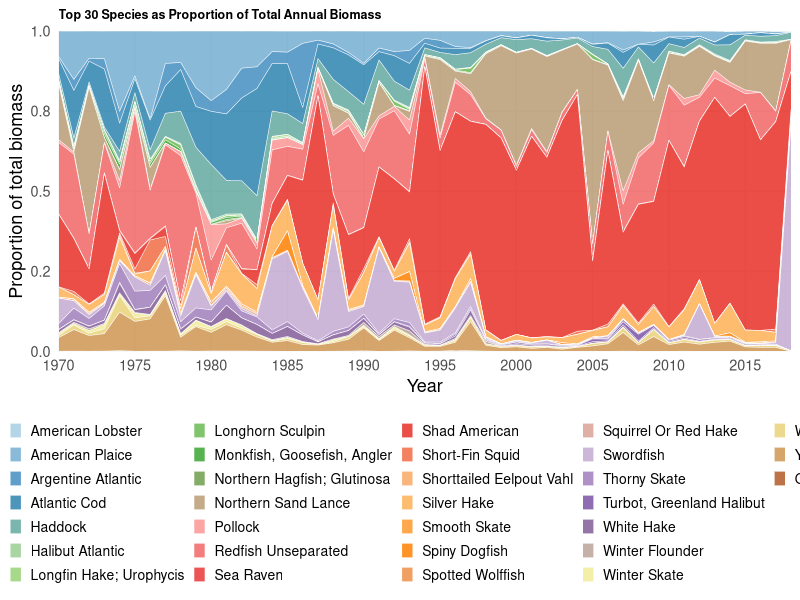
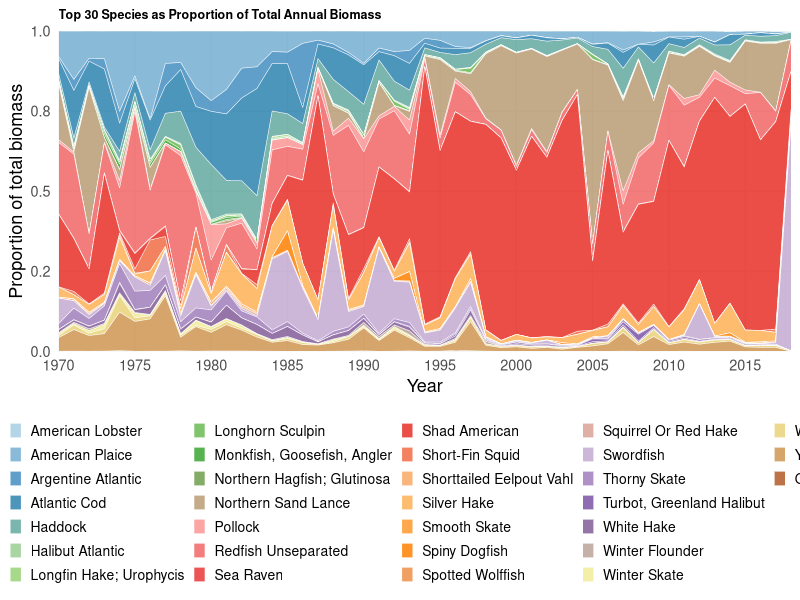

Generate these figures, in order, with R:
library(tidyverse)

# ----------------------------
# 1. Load and clean data
# ----------------------------
biomass_aj <- read.csv("Biomass_Qadjusted.csv", check.names = FALSE)
biomass_aj <- biomass_aj[, names(biomass_aj) != "NA"]

biomass_aj  <- biomass_aj  %>% select(where(~ sum(is.na(.)) <= 10)) # remove cols with more than 20 NA rows
# Confirm
ncol(biomass_aj)
names(biomass_aj)[names(biomass_aj) == "NA"]  # should return character(0)

biomass_aj <- biomass_aj %>%
  mutate(Year = as.numeric(Year)) %>%
  filter(!is.na(Year)) %>%
  { if ("X" %in% names(.)) select(., -X) else . } %>%          # remove row-index column if present
  select(Year, where(~!all(is.na(.x)))) %>%                     # drop fully empty species columns
  select(-matches("^NA\\."))                                     # drop unnamed columns (NA., NA..1, etc.)

# ----------------------------
# 2. Compute total biomass per year
# ----------------------------
year_totals <- biomass_aj %>%
  mutate(across(-Year, ~replace_na(.x, 0))) %>%                 # treat missing as 0 for summing
  mutate(total = rowSums(across(-Year))) %>%                     # row-wise sum across all species
  select(Year, total)

# ----------------------------
# 3. Select top 20 species overall
# ----------------------------
top_species <- biomass_aj %>%
  select(-Year) %>%
  summarise(across(everything(), ~sum(.x, na.rm = TRUE))) %>%   # total biomass per species across all years
  pivot_longer(everything(), names_to = "species", values_to = "total") %>%
  slice_max(total, n = 30) %>%                                   # keep top 20 by cumulative biomass
  pull(species)

# ----------------------------
# 4. Build data for top 20 species
# ----------------------------
df_top <- biomass_aj %>%
  select(year = Year, all_of(top_species)) %>%
  pivot_longer(-year, names_to = "species", values_to = "biomass") %>%
  mutate(biomass = replace_na(biomass, 0)) %>%
  left_join(year_totals, by = c("year" = "Year")) %>%           # attach annual totals for proportion calc
  filter(total > 0) %>%
  mutate(
    ratio = biomass / total,                                     # proportion of total biomass
    species = str_replace_all(species, "\\.", " ") %>%          # replace dots with spaces
      str_to_title()                                    # title case (e.g. ATLANTIC.COD -> Atlantic Cod)
  ) %>%
  filter(is.finite(ratio))

# ----------------------------
# 5. Build "Other" category (all non-top-20 species combined)
# ----------------------------
df_other <- biomass_aj %>%
  select(-all_of(top_species)) %>%                              # keep only non-top species + Year
  pivot_longer(-Year, names_to = "name", values_to = "biomass") %>%
  mutate(biomass = replace_na(biomass, 0)) %>%
  group_by(year = Year) %>%
  summarise(biomass = sum(biomass), .groups = "drop") %>%       # sum all minor species per year
  left_join(year_totals, by = c("year" = "Year")) %>%
  filter(total > 0) %>%
  mutate(
    ratio = biomass / total,
    species = "Other"
  )

# ----------------------------
# 6. Combine and set factor order (Other always last in legend)
# ----------------------------
df_long <- bind_rows(df_top, df_other) %>%
  mutate(species = factor(species,
                          levels = c(sort(unique(df_top$species)), "Other")))

# ----------------------------
# 7. Plot
# ----------------------------
p <- ggplot(df_long, aes(x = year, y = ratio, fill = species)) +
  geom_area(alpha = 0.85, colour = "white", linewidth = 0.2) +
  scale_x_continuous(
    breaks = seq(1970, 2018, by = 5),
    limits = c(1970, 2018),
    expand = c(0, 0) ) +
  scale_y_continuous(
    limits = c(0, 1),
    expand = c(0, 0),
    labels = scales::label_number(accuracy = 0.1)               # decimal labels e.g. 0.1, 0.5
  ) +
  scale_fill_manual(
    values = colorRampPalette(RColorBrewer::brewer.pal(12, "Paired"))(31)  # 21 colours for 20 species + Other
  ) +
  labs(
    title = "Top 30 Species as Proportion of Total Annual Biomass",
    x = "Year",
    y = "Proportion of total biomass",
    fill = "Species"
  ) +
  theme_minimal(base_size = 13) +
  theme(
    plot.title = element_text(face = "bold", size = 9),
    legend.position = "bottom",
    # ↓ shrink legend
    legend.key.size = unit(0.3, "cm"),
    legend.text = element_text(size = 10),
    legend.spacing.x = unit(0.1, "cm"),
    legend.spacing.y = unit(0.1, "cm"),
    
    panel.grid.minor = element_blank()
  )

p
ggsave("plot.jpeg", plot = p, width = 12, height = 8, dpi = 300)
